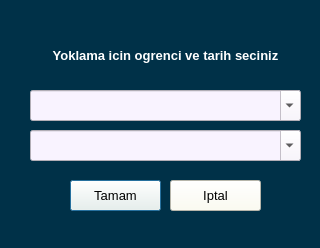
<?xml version="1.0" encoding="UTF-8"?>
<ui version="4.0">
 <class>Dialog</class>
 <widget class="QDialog" name="Dialog">
  <property name="geometry">
   <rect>
    <x>0</x>
    <y>0</y>
    <width>320</width>
    <height>248</height>
   </rect>
  </property>
  <property name="windowTitle">
   <string>Dialog</string>
  </property>
  <property name="styleSheet">
   <string notr="true">background-color: rgb(0, 49, 72);</string>
  </property>
  <widget class="QPushButton" name="pushButton">
   <property name="geometry">
    <rect>
     <x>70</x>
     <y>180</y>
     <width>91</width>
     <height>31</height>
    </rect>
   </property>
   <property name="font">
    <font>
     <family>Arial</family>
     <pointsize>10</pointsize>
    </font>
   </property>
   <property name="styleSheet">
    <string notr="true">background-color: rgb(255, 254, 238);</string>
   </property>
   <property name="text">
    <string>Tamam</string>
   </property>
  </widget>
  <widget class="QPushButton" name="pushButton_2">
   <property name="geometry">
    <rect>
     <x>170</x>
     <y>180</y>
     <width>91</width>
     <height>31</height>
    </rect>
   </property>
   <property name="font">
    <font>
     <family>Arial</family>
     <pointsize>10</pointsize>
    </font>
   </property>
   <property name="styleSheet">
    <string notr="true">background-color: rgb(255, 254, 238);</string>
   </property>
   <property name="text">
    <string>Iptal</string>
   </property>
  </widget>
  <widget class="QLabel" name="label">
   <property name="geometry">
    <rect>
     <x>30</x>
     <y>40</y>
     <width>271</width>
     <height>31</height>
    </rect>
   </property>
   <property name="font">
    <font>
     <family>Arial</family>
     <pointsize>10</pointsize>
     <weight>75</weight>
     <bold>true</bold>
    </font>
   </property>
   <property name="styleSheet">
    <string notr="true">color: rgb(255, 255, 255);</string>
   </property>
   <property name="text">
    <string>Yoklama icin ogrenci ve tarih seciniz</string>
   </property>
   <property name="alignment">
    <set>Qt::AlignCenter</set>
   </property>
  </widget>
  <widget class="QComboBox" name="comboBox_2">
   <property name="geometry">
    <rect>
     <x>30</x>
     <y>130</y>
     <width>271</width>
     <height>31</height>
    </rect>
   </property>
   <property name="styleSheet">
    <string notr="true">background-color: rgb(249, 243, 255);
color: rgb(0, 0, 0);</string>
   </property>
   <property name="editable">
    <bool>true</bool>
   </property>
  </widget>
  <widget class="QComboBox" name="comboBox">
   <property name="geometry">
    <rect>
     <x>30</x>
     <y>90</y>
     <width>271</width>
     <height>31</height>
    </rect>
   </property>
   <property name="styleSheet">
    <string notr="true">background-color: rgb(249, 243, 255);
color: rgb(0, 0, 0);</string>
   </property>
   <property name="editable">
    <bool>true</bool>
   </property>
   <property name="currentText">
    <string/>
   </property>
  </widget>
 </widget>
 <resources/>
 <connections/>
</ui>
